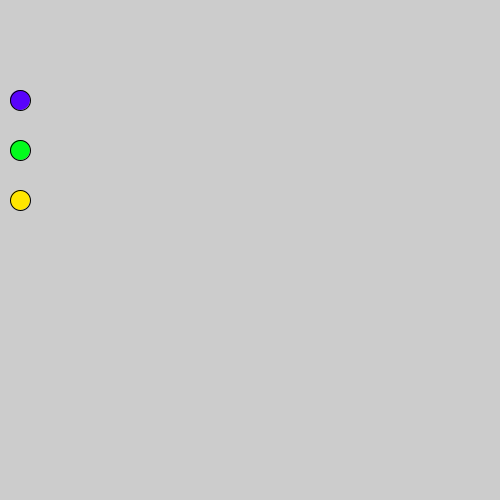
Frame 1 (no input)
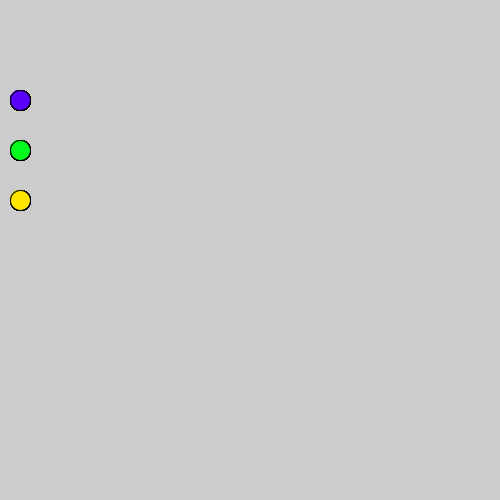
Frame 60 (the mouse pressed at the canvas centre just before this capture)
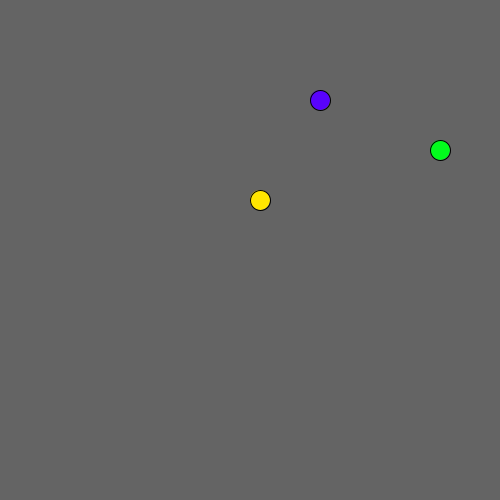
Frame 120 (the mouse held since frame 60 and released just before this capture)

The Processing sketch that drew these frames (run headless with seeded random() and noise(); from frame 60 on, the mouse is pressed at the canvas centre):

// Processing sketch: dot_race
// ── dot_race.pde
void setup(){
  size(500,500);

}
int x = 20;
int c =20;
int f =20;


void draw(){
if(mousePressed){
x=x+7;  
  f=f+5;
  c=c+4;
  background(100,100,100);
}
fill(#5903FC);
ellipse(f,100,20,20);


fill(#03FC1D);
ellipse(x,150,20,20);


fill(#FFE600);
ellipse(c,200,20,20);





}
